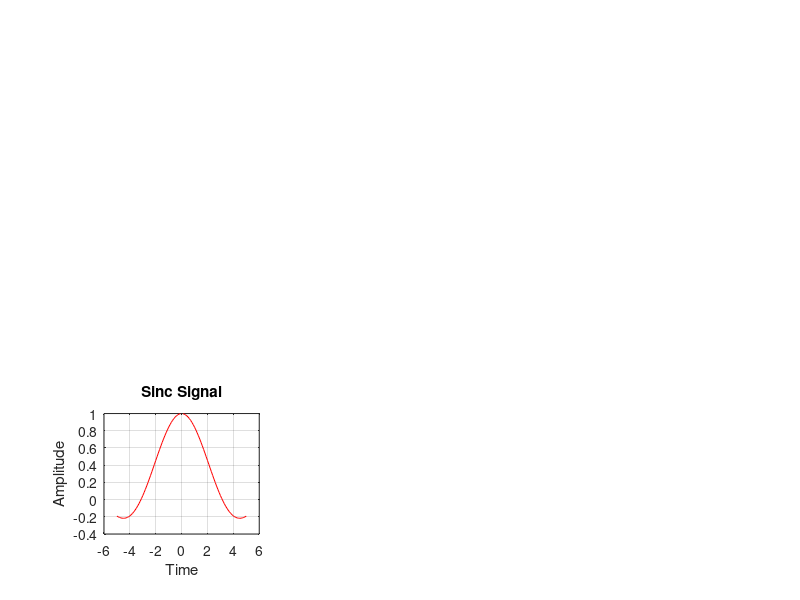

The MATLAB script that drew this image:
% SINC SIGNAL (=1 when t=0; =sin(t)/t when t≠0)
t=-5:0.1:5;
x1=1;
x2=(sin(t)./t);
x=x1.*(t==0)+x2.*(t~=0);
subplot(3,3,7);
plot(t,x,'r');
xlabel('Time');
ylabel('Amplitude');
title('Sinc Signal');
grid on;
